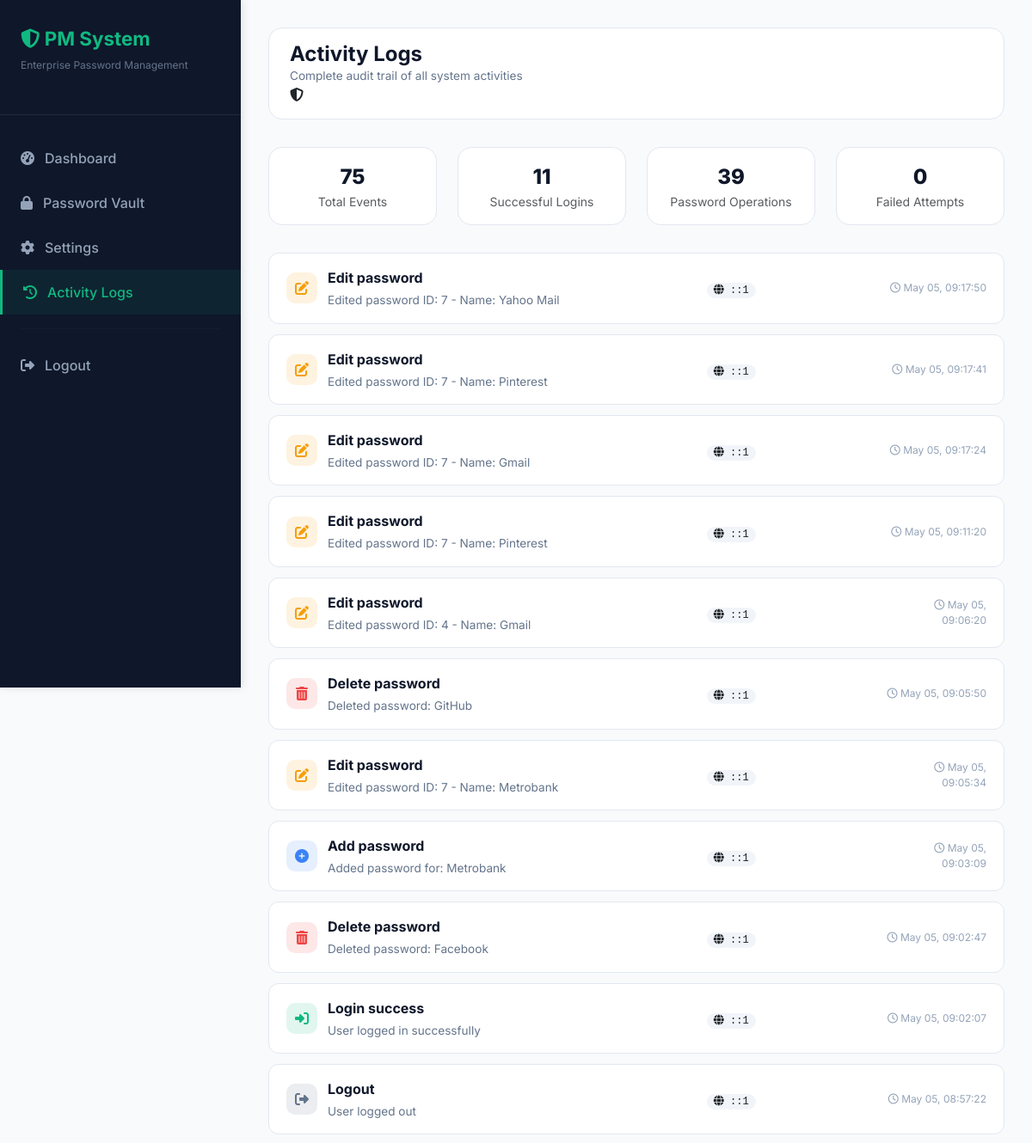
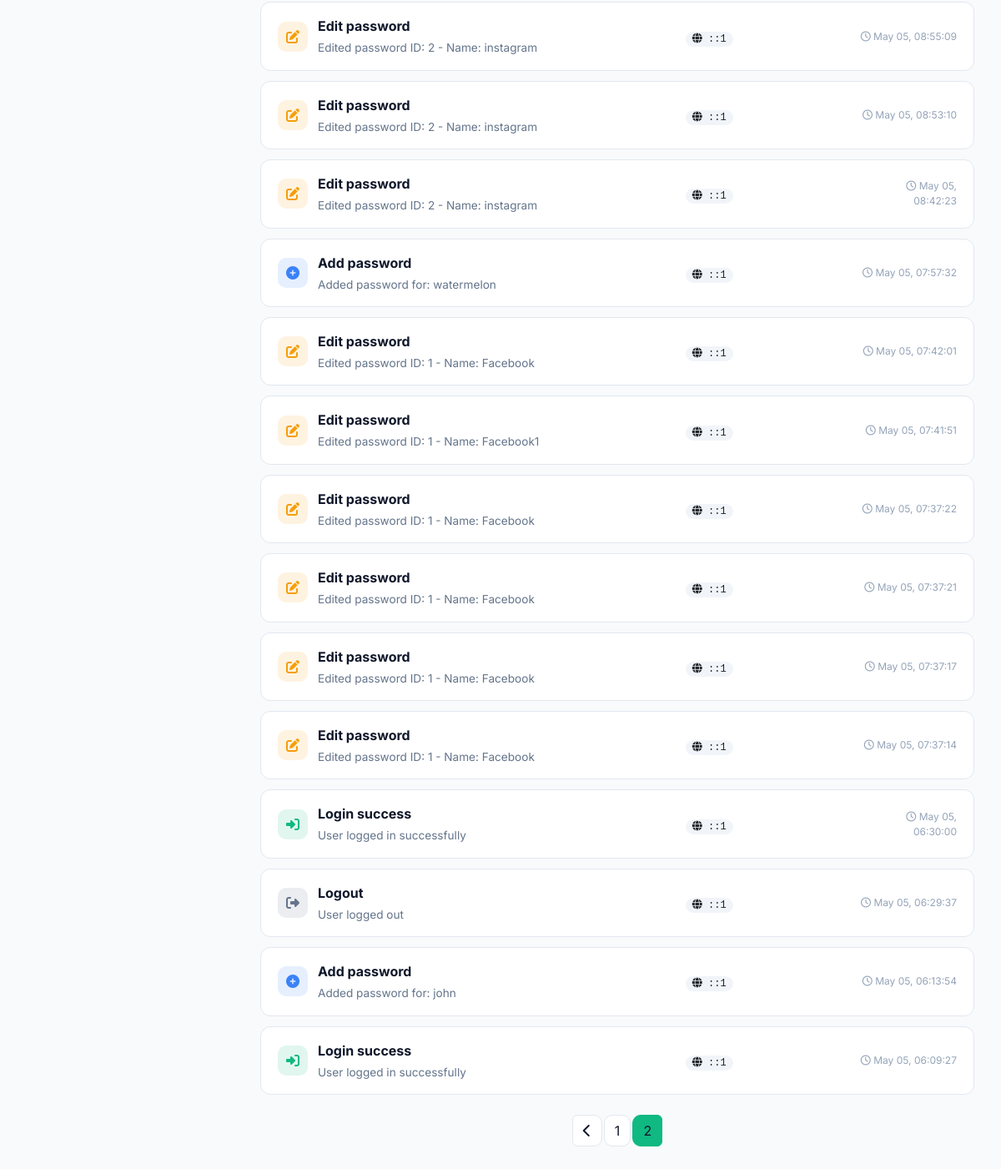
Page /logs.php?page=2 (signed in) on the committed database (2 pictures, top to bottom).
### tables this page shows
CREATE TABLE `logs` (
  `id` int(11) NOT NULL,
  `user_id` int(11) DEFAULT NULL,
  `action` varchar(100) NOT NULL,
  `details` text DEFAULT NULL,
  `ip_address` varchar(45) DEFAULT NULL,
  `user_agent` text DEFAULT NULL,
  `created_at` timestamp NOT NULL DEFAULT current_timestamp()
);

### security.php (called while the page is built, shortened)
<?php
function sanitizeOutput($data) {
    return htmlspecialchars($data, ENT_QUOTES, 'UTF-8');
}
?>

### logs.php (the view, shortened to what this page needs)
<?php
require_once 'config.php';
require_once 'security.php';
$page = isset($_GET['page']) ? (int)$_GET['page'] : 1;
$limit = 50;
$offset = ($page - 1) * $limit;
$stmt = $pdo->prepare("SELECT COUNT(*) FROM logs WHERE user_id = ? OR user_id = 0");
$stmt->execute([$_SESSION['user_id']]);
$total = $stmt->fetchColumn();
$totalPages = ceil($total / $limit);
$stmt = $pdo->prepare("SELECT * FROM logs WHERE user_id = ? OR user_id = 0 ORDER BY created_at DESC LIMIT ? OFFSET ?");
$stmt->execute([$_SESSION['user_id'], $limit, $offset]);
$logs = $stmt->fetchAll();
function getActionIcon($action) {
    switch($action) {
        case 'login_success': return 'fa-sign-in-alt';
        case 'logout': return 'fa-sign-out-alt';
        case 'add_password': return 'fa-plus-circle';
        case 'edit_password': return 'fa-edit';
        case 'delete_password': return 'fa-trash-alt';
    }
}
function getActionColor($action) {
    switch($action) {
        case 'login_success': return '#10B981';
        case 'logout': return '#64748B';
        case 'add_password': return '#3B82F6';
        case 'edit_password': return '#F59E0B';
        case 'delete_password': return '#EF4444';
    }
}
?>
<!DOCTYPE html>
<html lang="en">
<head>
    <link href="https://cdn.jsdelivr.net/npm/bootstrap@5.3.0/dist/css/bootstrap.min.css" rel="stylesheet">
    <link rel="stylesheet" href="https://cdnjs.cloudflare.com/ajax/libs/font-awesome/6.4.0/css/all.min.css">
</head>
<body>
    <div class="sidebar">
        <div class="sidebar-header">
            <h3><i class="fas fa-shield-alt"></i> PM System</h3>
            <p>Enterprise Password Management</p>
        </div>
        <div class="sidebar-menu">
            <a href="dashboard.php"><i class="fas fa-tachometer-alt"></i> Dashboard</a>
            <a href="vault.php"><i class="fas fa-lock"></i> Password Vault</a>
            <a href="settings.php"><i class="fas fa-cog"></i> Settings</a>
            <a href="logs.php" class="active"><i class="fas fa-history"></i> Activity Logs</a>
            <hr>
            <a href="logout.php"><i class="fas fa-sign-out-alt"></i> Logout</a>
        </div>
    </div>
    <div class="main-content">
        <div class="top-nav">
            <div class="page-title">
                <h1>Activity Logs</h1>
                <p>Complete audit trail of all system activities</p>
            </div>
            <div class="user-avatar">
                <i class="fas fa-shield-alt"></i>
            </div>
        </div>
        <div class="stats-row">
            <div class="row">
                <div class="col-md-3">
                    <div class="stat-mini-card">
                        <div class="number"><?php echo $total; ?></div>
                        <div class="text-muted small">Total Events</div>
                    </div>
                </div>
                <div class="col-md-3">
                    <div class="stat-mini-card">
                        <div class="number">
                            <?php
                                $stmt = $pdo->prepare("SELECT COUNT(*) FROM logs WHERE action = 'login_success' AND user_id = ?");
                                $stmt->execute([$_SESSION['user_id']]);
                                echo $stmt->fetchColumn();
                            ?>
                        </div>
                        <div class="text-muted small">Successful Logins</div>
                    </div>
                </div>
                <div class="col-md-3">
                    <div class="stat-mini-card">
                        <div class="number">
                            <?php
                                $stmt = $pdo->prepare("SELECT COUNT(*) FROM logs WHERE action IN ('add_password', 'edit_password', 'delete_password') AND user_id = ?");
                                $stmt->execute([$_SESSION['user_id']]);
                                echo $stmt->fetchColumn();
                            ?>
                        </div>
                        <div class="text-muted small">Password Operations</div>
                    </div>
                </div>
                <div class="col-md-3">
                    <div class="stat-mini-card">
                        <div class="number">
                            <?php
                                $stmt = $pdo->prepare("SELECT COUNT(*) FROM logs WHERE action = 'failed_login'");
                                $stmt->execute();
                                echo $stmt->fetchColumn();
                            ?>
                        </div>
                        <div class="text-muted small">Failed Attempts</div>
                    </div>
                </div>
            </div>
        </div>
        <div class="log-list">
            <?php foreach($logs as $log): ?>
            <div class="log-card">
                <div class="row align-items-center">
                    <div class="col-md-7">
                        <div class="d-flex align-items-center">
                            <div class="log-icon" style="background: <?php echo getActionColor($log['action']); ?>20;">
                                <i class="fas <?php echo getActionIcon($log['action']); ?>" style="color: <?php echo getActionColor($log['action']); ?>;"></i>
                            </div>
                            <div>
                                <div class="log-action"><?php echo ucfirst(str_replace('_', ' ', $log['action'])); ?></div>
                                <div class="log-details"><?php echo sanitizeOutput($log['details']); ?></div>
                            </div>
                        </div>
                    </div>
                    <div class="col-md-3">
                        <span class="log-ip"><i class="fas fa-globe"></i> <?php echo $log['ip_address']; ?></span>
                    </div>
                    <div class="col-md-2 text-end">
                        <div class="log-time">
                            <i class="far fa-clock"></i> <?php echo date('M d, H:i:s', strtotime($log['created_at'])); ?>
                        </div>
                    </div>
                </div>
            </div>
            <?php endforeach; ?>
        </div>
        <?php if($totalPages > 1): ?>
        <nav class="mt-4">
            <ul class="pagination justify-content-center">
                <?php if($page > 1): ?>
                <li class="page-item"><a class="page-link" href="?page=<?php echo $page-1; ?>"><i class="fas fa-chevron-left"></i></a></li>
                <?php endif; ?>
                <?php for($i = 1; $i <= $totalPages; $i++): ?>
                <li class="page-item <?php echo $i == $page ? 'active' : ''; ?>">
                    <a class="page-link" href="?page=<?php echo $i; ?>"><?php echo $i; ?></a>
                </li>
                <?php endfor; ?>
            </ul>
        </nav>
        <?php endif; ?>
    </div>
</body>
</html>

### logs.php (style rules this page uses)
* { margin: 0; padding: 0; box-sizing: border-box; }
body { background: #F8FAFC; font-family: 'Inter', sans-serif; }
.sidebar { width: 280px; background: #0F172A; position: fixed; height: 100vh; left: 0; top: 0; box-shadow: 2px 0 10px rgba(0,0,0,0.1); }
.sidebar-header { padding: 2rem 1.5rem; border-bottom: 1px solid rgba(255,255,255,0.08); }
.sidebar-header h3 { color: #10B981; font-weight: 700; font-size: 1.4rem; }
.sidebar-header p { color: #64748B; font-size: 0.75rem; }
.sidebar-menu { padding: 1.5rem 0; }
.sidebar-menu a { display: flex; align-items: center; padding: 0.875rem 1.5rem; color: #94A3B8; text-decoration: none; gap: 12px; font-weight: 500; transition: all 0.3s; }
.sidebar-menu a:hover, .sidebar-menu a.active { background: rgba(16,185,129,0.08); color: #10B981; border-left: 3px solid #10B981; }
.sidebar-menu hr { margin: 1rem 1.5rem; border-color: rgba(255,255,255,0.08); }
.main-content { margin-left: 280px; padding: 2rem; }
.top-nav { background: white; border-radius: 16px; padding: 1rem 1.5rem; margin-bottom: 2rem; border: 1px solid #E2E8F0; }
.page-title h1 { color: #0F172A; font-size: 1.5rem; font-weight: 700; margin: 0; }
.page-title p { color: #64748B; font-size: 0.85rem; margin: 0; }
.stats-row { margin-bottom: 2rem; }
.stat-mini-card { background: white; border-radius: 16px; padding: 1rem; text-align: center; border: 1px solid #E2E8F0; }
.stat-mini-card .number { font-size: 1.5rem; font-weight: 800; color: #0F172A; }
.log-card { background: white; border-radius: 12px; padding: 1rem 1.25rem; margin-bottom: 0.75rem; border: 1px solid #E2E8F0; transition: all 0.2s; }
.log-icon { width: 36px; height: 36px; border-radius: 10px; display: inline-flex; align-items: center; justify-content: center; margin-right: 12px; }
.log-action { font-weight: 700; color: #0F172A; }
.log-details { color: #64748B; font-size: 0.85rem; margin-top: 4px; }
.log-time { font-size: 0.75rem; color: #94A3B8; }
.log-ip { font-family: monospace; font-size: 0.75rem; background: #F1F5F9; padding: 2px 8px; border-radius: 20px; }
.pagination .page-link { border-radius: 10px; margin: 0 3px; color: #0F172A; border-color: #E2E8F0; }
.pagination .page-item.active .page-link { background: #10B981; border-color: #10B981; }

### rows in the picture
logs: action "Edit password", details "Edited password ID: 7 - Name: Yahoo Mail", ip_address "::1", created_at "May 05, 09:17:50"
logs: action "Edit password", details "Edited password ID: 7 - Name: Pinterest", ip_address "::1", created_at "May 05, 09:17:41"
logs: action "Edit password", details "Edited password ID: 7 - Name: Gmail", ip_address "::1", created_at "May 05, 09:17:24"
logs: action "Edit password", details "Edited password ID: 7 - Name: Pinterest", ip_address "::1", created_at "May 05, 09:11:20"
logs: action "Edit password", details "Edited password ID: 4 - Name: Gmail", ip_address "::1", created_at "May 05, 09:06:20"
logs: action "Delete password", details "Deleted password: GitHub", ip_address "::1", created_at "May 05, 09:05:50"
logs: action "Edit password", details "Edited password ID: 7 - Name: Metrobank", ip_address "::1", created_at "May 05, 09:05:34"
logs: action "Add password", details "Added password for: Metrobank", ip_address "::1", created_at "May 05, 09:03:09"
logs: action "Delete password", details "Deleted password: Facebook", ip_address "::1", created_at "May 05, 09:02:47"
logs: action "Login success", details "User logged in successfully", ip_address "::1", created_at "May 05, 09:02:07"
logs: action "Logout", details "User logged out", ip_address "::1", created_at "May 05, 08:57:22"
logs: action "Edit password", details "Edited password ID: 2 - Name: instagram", ip_address "::1", created_at "May 05, 08:55:09"
logs: action "Edit password", details "Edited password ID: 2 - Name: instagram", ip_address "::1", created_at "May 05, 08:53:10"
logs: action "Edit password", details "Edited password ID: 2 - Name: instagram", ip_address "::1", created_at "May 05, 08:42:23"
logs: action "Add password", details "Added password for: watermelon", ip_address "::1", created_at "May 05, 07:57:32"
logs: action "Edit password", details "Edited password ID: 1 - Name: Facebook", ip_address "::1", created_at "May 05, 07:42:01"
logs: action "Edit password", details "Edited password ID: 1 - Name: Facebook1", ip_address "::1", created_at "May 05, 07:41:51"
logs: action "Edit password", details "Edited password ID: 1 - Name: Facebook", ip_address "::1", created_at "May 05, 07:37:22"
logs: action "Edit password", details "Edited password ID: 1 - Name: Facebook", ip_address "::1", created_at "May 05, 07:37:21"
logs: action "Edit password", details "Edited password ID: 1 - Name: Facebook", ip_address "::1", created_at "May 05, 07:37:17"
logs: action "Edit password", details "Edited password ID: 1 - Name: Facebook", ip_address "::1", created_at "May 05, 07:37:14"
logs: action "Login success", details "User logged in successfully", ip_address "::1", created_at "May 05, 06:30:00"
logs: action "Logout", details "User logged out", ip_address "::1", created_at "May 05, 06:29:37"
logs: action "Add password", details "Added password for: john", ip_address "::1", created_at "May 05, 06:13:54"
logs: action "Login success", details "User logged in successfully", ip_address "::1", created_at "May 05, 06:09:27"

### other values in the picture
$total "75"
$stmt->fetchColumn() "11"
$stmt->fetchColumn() "39"
$stmt->fetchColumn() "0"
